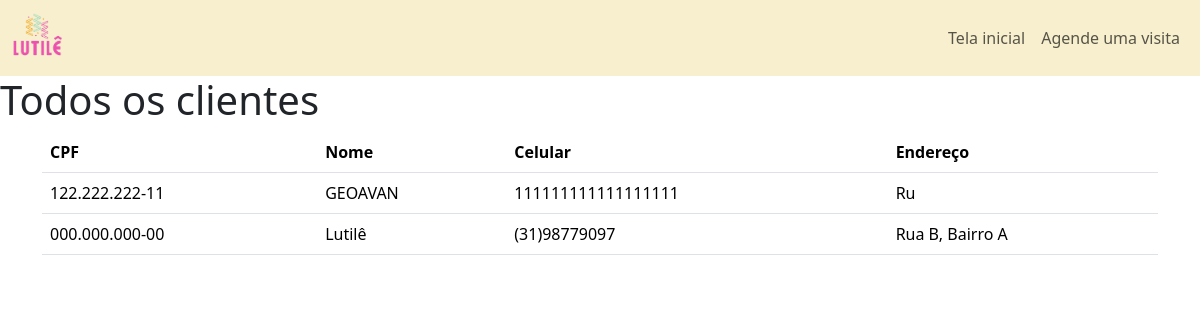
Page /admin/clientes on the earlier database version.
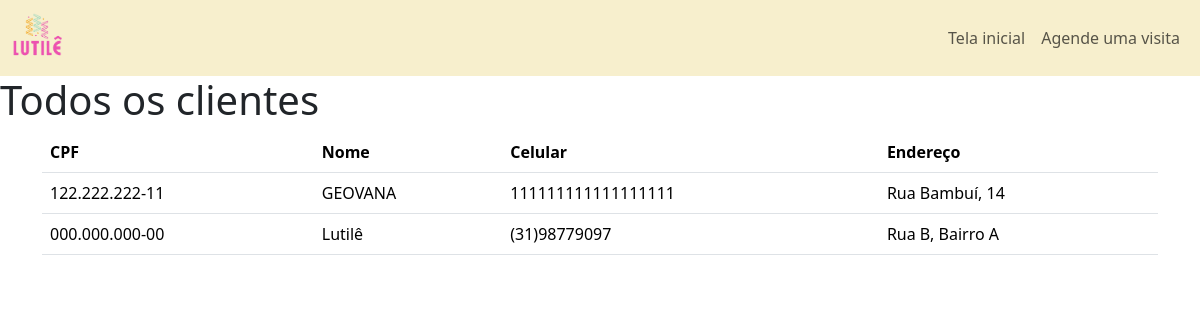
Same page on the later database version.
### tables this page shows
CREATE TABLE `cliente` (
  `cpf` VARCHAR(11) NOT NULL,
  `nome` VARCHAR(100) NOT NULL,
  `celular` VARCHAR(14) NOT NULL,
  `endereco` VARCHAR(100) NOT NULL,
  PRIMARY KEY (`cpf`)
);

### app.py (the view)
@app.route('/admin/clientes', methods=['GET'])
def clientes_admin():
    clientes = get_clientes()
    return render_template('html/pages/admin/clientes-admin.html', clientes=clientes)

### app.py (called while the page is built)
def get_connection():
    return sqlite3.connect('instance/salao_festas.db')

def get_clientes():
    with get_connection() as conn:
        cursor = conn.cursor()
        cursor.execute('SELECT * FROM cliente')
        clientes = cursor.fetchall()
        return clientes

@app.context_processor
def inject_active():
    def is_active(endpoint): #recebe o endpoint (rota) e verifica se é igual o endpoint atual, se for ele retorna a classeactive, se não retorna vazio
        return 'active' if request.endpoint == endpoint else ''
    return dict(is_active=is_active)

### templates/html/pages/admin/clientes-admin.html
{% extends 'base.html'%}
{% block content %}
<h1>Todos os clientes</h1>
<div class="container">
    <table class="table">
        <thead>
          <tr>
            <th scope="col">CPF</th>
            <th scope="col">Nome</th>
            <th scope="col">Celular</th>
            <th scope="col">Endereço</th>
          </tr>
        </thead>
        <tbody>
          {% for cliente in clientes %}
          <tr>
              <td>{{ cliente[0] }}</td>
              <td>{{ cliente[1] }}</td>
              <td>{{ cliente[2] }}</td>
              <td>{{ cliente[3] }}</td>
          </tr>
          {% endfor %}
        </tbody>
      </table>
</div>
{% endblock %}

Differences in the rows shown:
changed cliente "122.222.222-11": nome "GEOAVAN" → "GEOVANA"; endereco "Ru" → "Rua Bambuí, 14"
